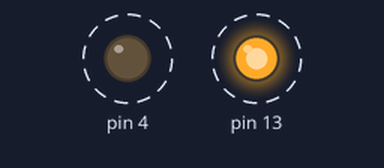
The sketch below on a simulated Arduino Uno, built with avr-gcc and run on an emulated ATmega328P. Shown: output pins drawn as LEDs (lit = HIGH). Dashed ring = blinking.

Above: at 0.02 s.
Timing chart, 0 to 3.0 s (numbered marks = the images above):
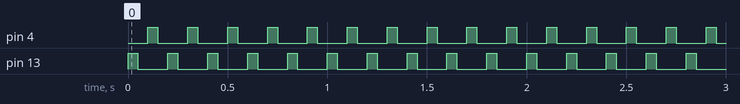

The sketch:

blinkExample2.ino
```cpp
void setup() {
  // put your setup code here, to run once:
  pinMode(13,OUTPUT);
  pinMode(4,OUTPUT);
}
void loop() {

  digitalWrite(13,HIGH);
  delay(50);
  digitalWrite(13,LOW);
  delay(50);

  digitalWrite(4,HIGH);
  delay(50);
  digitalWrite(4,LOW);
  delay(50);

  // put your main code here, to run repeatedly:

}
```

Measured:
- by itself, pin 4, pin 13: alternates HIGH for 0.05 s and LOW for 0.15 s
